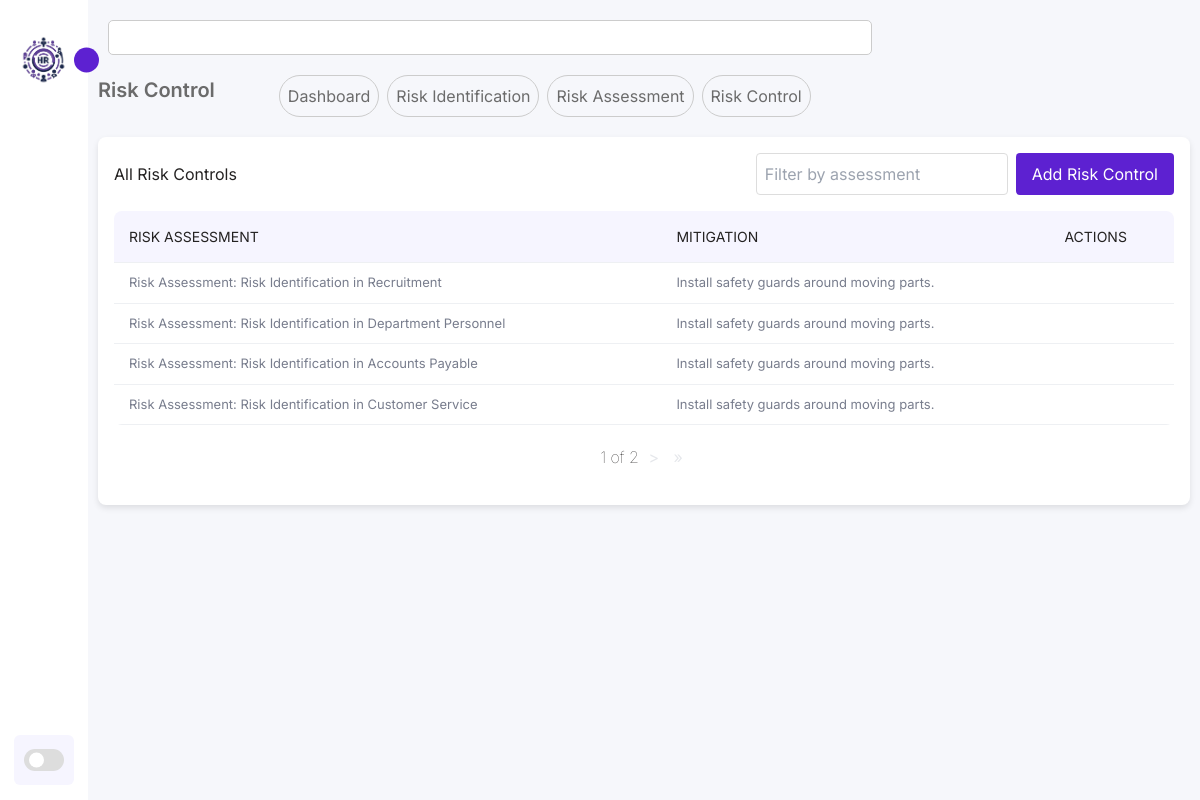
The page /risk-analysis/risk-control/ on the database its author committed.
### osha_riskanalysis/models.py (models this page shows, shortened)
class RiskControl(models.Model):
    risk_assessment = models.ForeignKey(RiskAssessment, on_delete=models.CASCADE)
    mitigation = models.TextField()

class RiskAssessment(models.Model):
    risk_identification = models.ForeignKey(RiskIdentification, on_delete=models.CASCADE)
    ergonomic = models.CharField(max_length=20, choices=[('Low', 'Low'), ('Medium', 'Medium'), ('High', 'High'), ('None', 'None')])
    biological = models.CharField(max_length=20, choices=[('Low', 'Low'), ('Medium', 'Medium'), ('High', 'High'), ('None', 'None')])
    chemical = models.CharField(max_length=20, choices=[('Low', 'Low'), ('Medium', 'Medium'), ('High', 'High'), ('None', 'None')])
    physical = models.CharField(max_length=20, choices=[('Low', 'Low'), ('Medium', 'Medium'), ('High', 'High'), ('None', 'None')])
    accident = models.CharField(max_length=20, choices=[('Low', 'Low'), ('Medium', 'Medium'), ('High', 'High'), ('None', 'None')])
    def __str__(self):
        return f'Risk Assessment: {self.risk_identification}'

class RiskIdentification(models.Model):
    area = models.ForeignKey(Area, on_delete=models.CASCADE)
    number_of_employees = models.IntegerField()
    area_description = models.TextField()
    equipment_description = models.TextField()
    def __str__(self):
        return f'Risk Identification in {self.area.name}'

### department/models.py (models this page shows, shortened)
class Area(models.Model):
    name = models.CharField(max_length=100)
    description = models.TextField(null=True, blank=True)
    department = models.ForeignKey(Department, on_delete=models.CASCADE, related_name='areas')

### osha_riskanalysis/views.py (the view)
# urls.py: path('risk-control/', views.risk_control_list, name='risk_control_list'),
def risk_control_list(request):
    controls = RiskControl.objects.all()
    paginator = Paginator(controls, 4)  # Aqui você pode ajustar a quantidade de controles por página
    page_number = request.GET.get('page')
    page_obj = paginator.get_page(page_number)
    return render(request, 'risk_control_list.html', {'page_obj': page_obj})

### osha_riskanalysis/templates/risk_control_list.html (shortened to what this page needs)
{% extends 'base_generic.html' %}
{% load static %}
{% block extra_styles %}
    <link rel="stylesheet" href="{% static 'css/lists.css' %}">
{% endblock %}
{% block content %}
<section class="main-title">
    <h1>Risk Control</h1>
    <div class="buttons">
        <a class="sub-item" href="{% url 'dashboard' %}">Dashboard</a>
        <a class="sub-item" href="{% url 'risk_identification_list' %}">Risk Identification</a>
        <a class="sub-item" href="{% url 'risk_assessment_list' %}">Risk Assessment</a>
        <a class="sub-item" href="{% url 'risk_control_list' %}">Risk Control</a>
    </div>
</section>
<div class="card">
    <div class="card-header">
        <h2>All Risk Controls</h2>
        <div class="filters">
            <input type="search" placeholder="Filter by assessment" class="filter-input" />
            <button class="btn_add"><a href="{% url 'risk_control_create' %}">Add Risk Control</a></button>
        </div>
    </div>
    <div class="board">
        <table width="100%">
            <thead>
                <tr>
                    <td>Risk Assessment</td>
                    <td>Mitigation</td>
                    <td>Actions</td>
                </tr>
            </thead>
            <tbody>
                {% for control in page_obj.object_list %}
                <tr>
                    <td class="people-des"><p>{{ control.risk_assessment }}</p></td>
                    <td class="people-des"><p>{{ control.mitigation }}</p></td>
                    <td class="table-icons">
                    </td>
                </tr>
                {% endfor %}
            </tbody>
        </table>
    </div>
    <div class="pagination">
        <span class="step-links">
            <span class="current">
                 {{ page_obj.number }} of {{ page_obj.paginator.num_pages }}
            </span>
            {% if page_obj.has_next %}
                <a href="?page={{ page_obj.next_page_number }}">&gt;</a>
                <a href="?page={{ page_obj.paginator.num_pages }}"> &raquo;</a>
            {% endif %}
        </span>
    </div>
</div>
{% endblock %}

### static/css/style.css (style rules this page uses)
:root { --color-dark: #1D2231; --text-grey: #8390A2; --bg-body: #f6f7fb; --bg-main: #ffffff; --main-color: #5d21d1; --text-white: #ffffff; --body-color: #E4E9F7; --sidebar-color: #FFF; --primary-color: #5d21d1; --primary-color-light: #F6F5FF; --toggle-color: #DDD; --text-color: #242222; --tran-03: all 0.2s ease; --tran-04: all 0.3s ease; --tran-05: all 0.3s ease; }
* { padding: 0; margin: 0; box-sizing: border-box; list-style-type: none; text-decoration: none; font-family: 'Inter', sans-serif; }
body { height: 100vh; background: var(--bg-body); margin: 1rem 3rem; }
.main-title { display: flex; gap: 4rem; margin-bottom: 20px; }
.main-title h1 { font-size: 20px; font-weight: 600; color: #6b6b6b; }
.buttons { display: flex; gap: 0.5rem; }
.buttons .sub-item { background: transparent; padding: 0.5rem 0.5rem; border: solid 1px #ccc; border-radius: 30px; color: #6b6b6b; }
.pagination { margin: 20px 0; text-align: center; color: var(--text-color); }
.step-links a { margin: 0 5px; text-decoration: none; color: #e5e7eb; }
.step-links .current { font-weight: lighter; }

### static/css/lists.css (style rules this page uses)
.card { background-color: var(--bg-main); border-radius: 8px; box-shadow: 0 3px 6px rgba(0, 0, 0, 0.1); padding: 1rem; margin-bottom: 1rem; width: 100%; max-width: 100%; }
.card-header { display: flex; justify-content: space-between; align-items: center; margin-bottom: 1rem; color: var(--text-color); }
.filters { display: flex; gap: 0.5rem; }
.filter-input, .filter-select { padding: 0.5rem; border: 1px solid #ddd; border-radius: 4px; }
.btn_add { padding: 0.2rem 1rem; border-radius: 4px; border: none; background-color: var(--main-color); color: var(--text-white); cursor: pointer; }
.board { width: 100%; overflow: auto; background: #fff; border-radius: 8px; }
.board p { font-weight: 400; font-size: 13px; color: #787d8d; }
table { border-collapse: collapse; width: 100%; }
tr { border-bottom: 1px solid #eef0f3; }
thead td { font-size: 14px; text-transform: uppercase; font-weight: 400; background: #F9FAFB; text-align: start; padding: 15px; }
tbody tr td { padding: 10px 15px; }
table { border-collapse: collapse; }
thead td { font-size: 12px; text-transform: uppercase; font-weight: 400; background: #F9FAFB; text-align: start; padding: 10px; }
tbody tr td { padding: 10px 10px; }
table { border-collapse: collapse; width: 100%; background-color: var(--bg-main); color: var(--text-color); }
thead td { font-size: 14px; text-transform: uppercase; font-weight: 400; background: var(--primary-color-light); text-align: start; padding: 15px; }

### rows shown on the page
RiskControl: risk_assessment "Risk Assessment: Risk Identification in Recruitment", mitigation "Install safety guards around moving parts."
RiskControl: risk_assessment "Risk Assessment: Risk Identification in Department Personnel", mitigation "Install safety guards around moving parts."
RiskControl: risk_assessment "Risk Assessment: Risk Identification in Accounts Payable", mitigation "Install safety guards around moving parts."
RiskControl: risk_assessment "Risk Assessment: Risk Identification in Customer Service", mitigation "Install safety guards around moving parts."

### other values the page prints
{{ page_obj.number }} "1"
{{ page_obj.paginator.num_pages }} "2"
